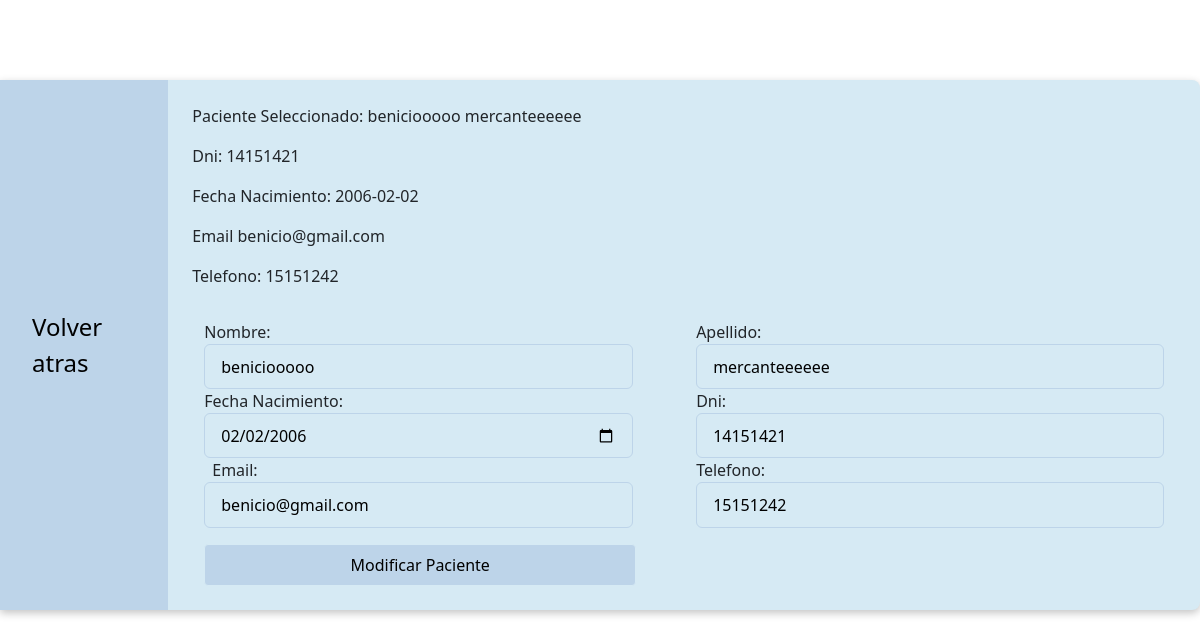
Page /admin/abml/modificacion-paciente.php?idU=3 on the committed database.
### tables this page shows
CREATE TABLE `personas` (
  `id_personas` int(11) NOT NULL,
  `nombre` varchar(45) NOT NULL,
  `apellido` varchar(45) NOT NULL,
  `dni` int(11) NOT NULL,
  `fecha_nacimiento` date NOT NULL,
  `telefono` int(11) NOT NULL,
  `email` varchar(60) NOT NULL,
  `fk_rol` int(11) NOT NULL
);

### admin/abml/lectura.php (called while the page is built, shortened)
<?php
    $lecturaUsuarios = "SELECT * FROM `personas`";
?>

### admin/abml/modificacion-paciente.php (the view, shortened to what this page needs)
<?php
    include_once("../../componentes/config/config.php");
    include_once("lectura.php");
    if (isset($_GET["idU"])) {
        $idPersona = $_GET["idU"];
    }
    $lecturaUsuarios .= " WHERE `id_personas`='$idPersona'";
    $usuarios = mysqli_query($conexion, $lecturaUsuarios);
    if ($usuario = mysqli_fetch_array($usuarios)) {
        $nombre = $usuario["nombre"];
        $apellido = $usuario["apellido"];
        $dni = $usuario["dni"];
        $fechaNacimiento = $usuario["fecha_nacimiento"];
        $email = $usuario["email"];
        $telefono = $usuario["telefono"];
    }
?>
<!DOCTYPE html>
<html lang="en">
<head>
    <link rel="stylesheet" href="../../css-admin/main.css">
    <?php
        include_once("../../librerias/bootstrap-css.php");
    ?>
</head>
<body>
    <main class="main-mod-paciente">
        <section>
            <article>
                <a class="volver-atras" href="../pacientes.php">Volver atras</a>
            </article>
            <article class="container">
                <div>
                    <p>
                        Paciente Seleccionado: <?php echo $nombre . " " . $apellido?>
                    </p>
                    <p>
                        Dni: <?php echo $dni?>
                    </p>
                    <p>
                        Fecha Nacimiento: <?php echo $fechaNacimiento ?>
                    </p>
                    <p>
                        Email <?php echo $email?>
                    </p>
                    <p>
                        Telefono: <?php echo $telefono?>
                    </p>
                </div>
                <form class="container-fluid form-modificacion" action="procesar-modificacion.php" method="post" enctype="multipart/form-data">
                    <div class="row">
                        <div class="col-6 text-start">
                            <label for="nombre">Nombre:</label>
                            <input class="col-11 input-paciente" type="text" name="nombre" id="nombre" placeholder="Ingresa el nombre" value="<?php echo "$nombre"?>">
                            <label for="fecha-nacimiento">Fecha Nacimiento:</label>
                            <input class="col-11 input-paciente" type="date" name="fecha-nacimiento" id="fecha-nacimiento" value="<?php echo $fechaNacimiento?>">
                            <label class="ms-2" for="email">Email:</label>
                            <input class="col-11 input-paciente" type="email" name="email" id="email" placeholder="Ingrese el email" autocomplete="additional-name" value="<?php echo $email?>">
                        </div>
                        <div class="col-6">
                            <label for="apellido">Apellido:</label>
                            <input class="col-12 input-paciente" type="text" name="apellido" id="apellido" placeholder="Ingresa el apellido" value="<?php echo $apellido?>">
                            <label for="dni">Dni:</label>
                            <input class="col-12 input-paciente" type="number" name="dni" id="dni" placeholder="Ingrese el dni" value="<?php echo $dni?>">
                            <label for="telefono">Telefono:</label>
                            <input class="col-12 input-paciente" type="number" name="telefono" id="telefono" placeholder="Ingrese el telefono" value="<?php echo $telefono?>">
                        </div>
                    </div>
                    <div>
                        <button class="submit-paciente" type="submit" value="Modificar Paciente">Modificar Paciente</button>
                    </div>
                </form>
            </article>
        </section>
    </main>
<?php
    include_once("../../componentes-admin/footer.php");
?>

### css-admin/main.css (style rules this page uses)
* { margin: 0; padding: 0; }
a { text-decoration: none; }
.input-paciente { padding: 0.6rem 1rem !important; background-color: #d6eaf4; border: 1px solid #bdd4e9; border-radius: 6px; }
#form-alta, .form-modificacion { display: flex; flex-direction: column; justify-content: center; row-gap: 1rem; }
input { padding: 0.4rem !important ; }
.volver-atras { text-decoration: none; padding: 0 2rem !important; color: black; font-size: 1.5rem; display: flex; align-items: center; height: 100%; background-color: #bdd4e9; transition: font-size 0.3s ease; }
.main-mod-paciente { display: flex; align-items: center; justify-content: center; height: 100%; }
.main-mod-paciente section { display: flex; margin-top: 5rem; background-color: #d6eaf4; border-radius: 0 8px 8px 0; box-shadow: rgba(0, 0, 0, 0.24) 0px 3px 8px; }
.main-mod-paciente section > article:last-of-type { padding: 1.5rem; }
.submit-paciente { width: 45% !important; color: black; background-color: #bdd4e9; border: 1px solid #d6eaf4; border-radius: 4px; padding: 0.5rem; transition: background-color 0.3s ease; }

### rows in the picture
personas: nombre "beniciooooo", apellido "mercanteeeeee", dni "14151421", fecha_nacimiento "2006-02-02", email "benicio@gmail.com", telefono "15151242", fecha-nacimiento "02/02/2006"
